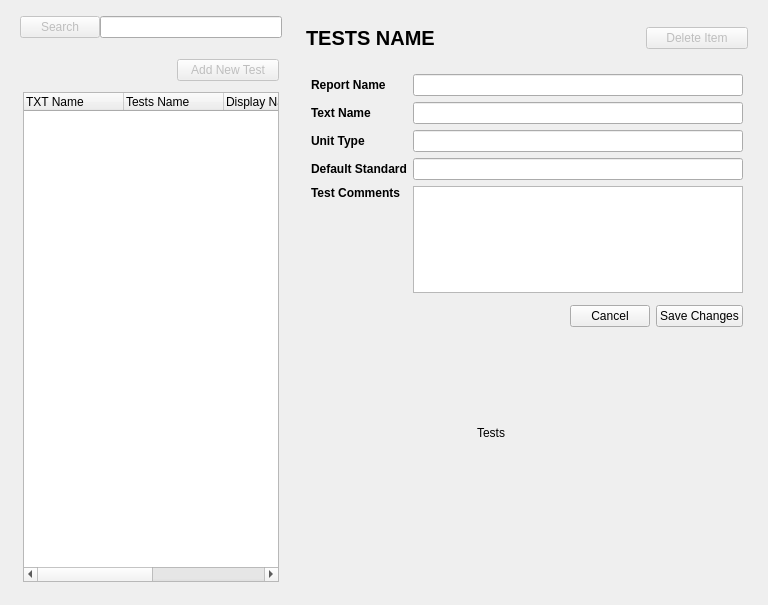
                <widget class="QWidget" name="chmTestsInfoTab2">
                 <attribute name="title">
                  <string>Tests Info </string>
                 </attribute>
                 <layout class="QHBoxLayout" name="horizontalLayout_12">
                  <item>
                   <widget class="QWidget" name="widget_64" native="true">
                    <layout class="QVBoxLayout" name="verticalLayout_58">
                     <property name="leftMargin">
                      <number>0</number>
                     </property>
                     <property name="topMargin">
                      <number>0</number>
                     </property>
                     <property name="rightMargin">
                      <number>0</number>
                     </property>
                     <property name="bottomMargin">
                      <number>0</number>
                     </property>
                     <item>
                      <widget class="QWidget" name="testInfoTopWidget" native="true">
                       <layout class="QHBoxLayout" name="horizontalLayout_72">
                        <property name="spacing">
                         <number>0</number>
                        </property>
                        <property name="topMargin">
                         <number>5</number>
                        </property>
                        <property name="bottomMargin">
                         <number>5</number>
                        </property>
                        <item>
                         <widget class="QPushButton" name="chmSearchBtn3">
                          <property name="enabled">
                           <bool>false</bool>
                          </property>
                          <property name="text">
                           <string>Search</string>
                          </property>
                         </widget>
                        </item>
                        <item>
                         <widget class="QLineEdit" name="chmSearchLine3"/>
                        </item>
                       </layout>
                      </widget>
                     </item>
                     <item>
                      <widget class="QWidget" name="temp3" native="true">
                       <layout class="QVBoxLayout" name="verticalLayout_4">
                        <property name="leftMargin">
                         <number>12</number>
                        </property>
                        <property name="topMargin">
                         <number>5</number>
                        </property>
                        <property name="rightMargin">
                         <number>12</number>
                        </property>
                        <property name="bottomMargin">
                         <number>12</number>
                        </property>
                        <item>
                         <widget class="QWidget" name="widget_12" native="true">
                          <layout class="QHBoxLayout" name="horizontalLayout_14">
                           <property name="leftMargin">
                            <number>0</number>
                           </property>
                           <property name="topMargin">
                            <number>5</number>
                           </property>
                           <property name="rightMargin">
                            <number>0</number>
                           </property>
                           <property name="bottomMargin">
                            <number>5</number>
                           </property>
                           <item>
                            <spacer name="horizontalSpacer_11">
                             <property name="orientation">
                              <enum>Qt::Horizontal</enum>
                             </property>
                             <property name="sizeHint" stdset="0">
                              <size>
                               <width>40</width>
                               <height>20</height>
                              </size>
                             </property>
                            </spacer>
                           </item>
                           <item>
                            <widget class="QPushButton" name="chmAddNewTests">
                             <property name="enabled">
                              <bool>false</bool>
                             </property>
                             <property name="minimumSize">
                              <size>
                               <width>102</width>
                               <height>22</height>
                              </size>
                             </property>
                             <property name="text">
                              <string>Add New Test</string>
                             </property>
                            </widget>
                           </item>
                          </layout>
                         </widget>
                        </item>
                        <item>
                         <widget class="QTreeWidget" name="chmTestTree">
                          <column>
                           <property name="text">
                            <string>TXT Name</string>
                           </property>
                          </column>
                          <column>
                           <property name="text">
                            <string>Tests Name</string>
                           </property>
                          </column>
                          <column>
                           <property name="text">
                            <string>Display Name</string>
                           </property>
                          </column>
                          <column>
                           <property name="text">
                            <string>Unit Value </string>
                           </property>
                          </column>
                          <column>
                           <property name="text">
                            <string>Standard </string>
                           </property>
                          </column>
                         </widget>
                        </item>
                       </layout>
                      </widget>
                     </item>
                    </layout>
                   </widget>
                  </item>
                  <item>
                   <widget class="QWidget" name="temp4" native="true">
                    <property name="minimumSize">
                     <size>
                      <width>460</width>
                      <height>0</height>
                     </size>
                    </property>
                    <property name="maximumSize">
                     <size>
                      <width>460</width>
                      <height>16777215</height>
                     </size>
                    </property>
                    <layout class="QVBoxLayout" name="verticalLayout_3">
                     <property name="spacing">
                      <number>-1</number>
                     </property>
                     <property name="leftMargin">
                      <number>0</number>
                     </property>
                     <property name="topMargin">
                      <number>0</number>
                     </property>
                     <property name="rightMargin">
                      <number>0</number>
                     </property>
                     <item>
                      <widget class="QWidget" name="temp5" native="true">
                       <layout class="QHBoxLayout" name="horizontalLayout_6">
                        <property name="topMargin">
                         <number>15</number>
                        </property>
                        <item>
                         <widget class="QLabel" name="chmTestsNameHeader">
                          <property name="font">
                           <font>
                            <pointsize>15</pointsize>
                            <weight>75</weight>
                            <bold>true</bold>
                           </font>
                          </property>
                          <property name="text">
                           <string>TESTS NAME</string>
                          </property>
                         </widget>
                        </item>
                        <item>
                         <spacer name="horizontalSpacer_2">
                          <property name="orientation">
                           <enum>Qt::Horizontal</enum>
                          </property>
                          <property name="sizeHint" stdset="0">
                           <size>
                            <width>40</width>
                            <height>20</height>
                           </size>
                          </property>
                         </spacer>
                        </item>
                        <item>
                         <widget class="QPushButton" name="chmTestsDeleteBtn">
                          <property name="enabled">
                           <bool>false</bool>
                          </property>
                          <property name="minimumSize">
                           <size>
                            <width>102</width>
                            <height>22</height>
                           </size>
                          </property>
                          <property name="maximumSize">
                           <size>
                            <width>16777215</width>
                            <height>16777215</height>
                           </size>
                          </property>
                          <property name="text">
                           <string>Delete Item</string>
                          </property>
                         </widget>
                        </item>
                       </layout>
                      </widget>
                     </item>
                     <item>
                      <widget class="QWidget" name="temp2" native="true">
                       <property name="minimumSize">
                        <size>
                         <width>400</width>
                         <height>0</height>
                        </size>
                       </property>
                       <property name="maximumSize">
                        <size>
                         <width>16777215</width>
                         <height>300</height>
                        </size>
                       </property>
                       <layout class="QVBoxLayout" name="verticalLayout_43">
                        <property name="spacing">
                         <number>0</number>
                        </property>
                        <property name="leftMargin">
                         <number>5</number>
                        </property>
                        <property name="topMargin">
                         <number>0</number>
                        </property>
                        <property name="rightMargin">
                         <number>5</number>
                        </property>
                        <property name="bottomMargin">
                         <number>12</number>
                        </property>
                        <item>
                         <widget class="QWidget" name="temp1" native="true">
                          <property name="maximumSize">
                           <size>
                            <width>16777215</width>
                            <height>240</height>
                           </size>
                          </property>
                          <property name="styleSheet">
                           <string notr="true"/>
                          </property>
                          <layout class="QGridLayout" name="gridLayout_18">
                           <property name="bottomMargin">
                            <number>12</number>
                           </property>
                           <item row="2" column="0">
                            <widget class="QLabel" name="label_91">
                             <property name="font">
                              <font>
                               <weight>75</weight>
                               <bold>true</bold>
                              </font>
                             </property>
                             <property name="text">
                              <string>Unit Type </string>
                             </property>
                            </widget>
                           </item>
                           <item row="2" column="1">
                            <widget class="QLineEdit" name="chmUnitName"/>
                           </item>
                           <item row="3" column="0">
                            <widget class="QLabel" name="label_90">
                             <property name="font">
                              <font>
                               <weight>75</weight>
                               <bold>true</bold>
                              </font>
                             </property>
                             <property name="text">
                              <string>Default Standard</string>
                             </property>
                            </widget>
                           </item>
                           <item row="0" column="1">
                            <widget class="QLineEdit" name="chmDisplayName"/>
                           </item>
                           <item row="0" column="0">
                            <widget class="QLabel" name="label_92">
                             <property name="font">
                              <font>
                               <weight>75</weight>
                               <bold>true</bold>
                              </font>
                             </property>
                             <property name="text">
                              <string>Report Name</string>
                             </property>
                            </widget>
                           </item>
                           <item row="1" column="0">
                            <widget class="QLabel" name="label_93">
                             <property name="font">
                              <font>
                               <weight>75</weight>
                               <bold>true</bold>
                              </font>
                             </property>
                             <property name="text">
                              <string>Text Name</string>
                             </property>
                            </widget>
                           </item>
                           <item row="3" column="1">
                            <widget class="QLineEdit" name="chmRefValue"/>
                           </item>
                           <item row="5" column="1">
                            <widget class="QTextEdit" name="chmTestsComment">
                             <property name="maximumSize">
                              <size>
                               <width>16777215</width>
                               <height>140</height>
                              </size>
                             </property>
                            </widget>
                           </item>
                           <item row="1" column="1">
                            <widget class="QLineEdit" name="chmTxtName"/>
                           </item>
                           <item row="5" column="0" alignment="Qt::AlignTop">
                            <widget class="QLabel" name="label_94">
                             <property name="font">
                              <font>
                               <weight>75</weight>
                               <bold>true</bold>
                              </font>
                             </property>
                             <property name="text">
                              <string>Test Comments </string>
                             </property>
                            </widget>
                           </item>
                          </layout>
                         </widget>
                        </item>
                        <item>
                         <widget class="QWidget" name="widget_9" native="true">
                          <layout class="QHBoxLayout" name="horizontalLayout_16">
                           <property name="leftMargin">
                            <number>0</number>
                           </property>
                           <property name="topMargin">
                            <number>0</number>
                           </property>
                           <property name="bottomMargin">
                            <number>0</number>
                           </property>
                           <item>
                            <spacer name="horizontalSpacer">
                             <property name="orientation">
                              <enum>Qt::Horizontal</enum>
                             </property>
                             <property name="sizeHint" stdset="0">
                              <size>
                               <width>40</width>
                               <height>10</height>
                              </size>
                             </property>
                            </spacer>
                           </item>
                           <item>
                            <widget class="QPushButton" name="chmTestCancelBtn">
                             <property name="text">
                              <string>Cancel</string>
                             </property>
                            </widget>
                           </item>
                           <item>
                            <widget class="QPushButton" name="chmTestSaveBtn">
                             <property name="text">
                              <string>Save Changes</string>
                             </property>
                            </widget>
                           </item>
                          </layout>
                         </widget>
                        </item>
                       </layout>
                      </widget>
                     </item>
                     <item>
                      <widget class="QWidget" name="widget_41" native="true">
                       <property name="minimumSize">
                        <size>
                         <width>0</width>
                         <height>200</height>
                        </size>
                       </property>
                       <widget class="QLabel" name="label_63">
                        <property name="geometry">
                         <rect>
                          <x>180</x>
                          <y>80</y>
                          <width>60</width>
                          <height>16</height>
                         </rect>
                        </property>
                        <property name="text">
                         <string>Tests</string>
                        </property>
                       </widget>
                      </widget>
                     </item>
                     <item>
                      <spacer name="verticalSpacer_3">
                       <property name="orientation">
                        <enum>Qt::Vertical</enum>
                       </property>
                       <property name="sizeHint" stdset="0">
                        <size>
                         <width>20</width>
                         <height>40</height>
                        </size>
                       </property>
                      </spacer>
                     </item>
                    </layout>
                   </widget>
                  </item>
                 </layout>
                </widget>
